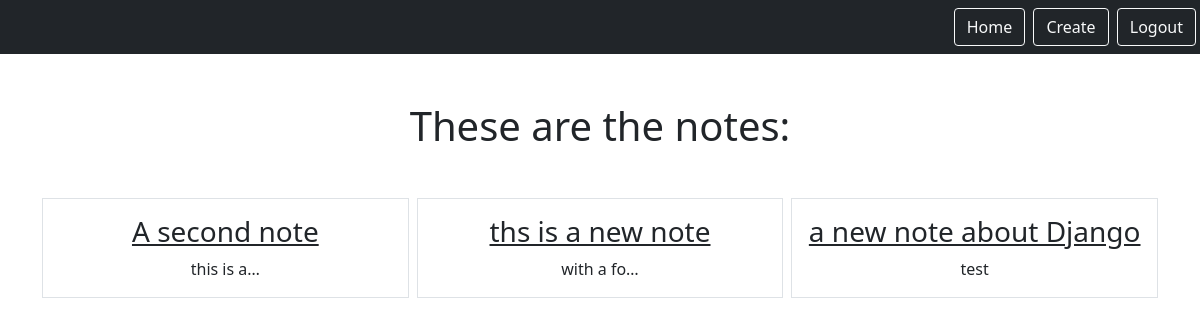
Page /smart/notes (signed in) on the committed database.
### notes/models.py (models this page shows)
class Notes(models.Model):
    title = models.CharField(max_length=200)
    text = models.TextField()
    created = models.DateTimeField(auto_now_add=True)
    user = models.ForeignKey(User, on_delete=models.CASCADE, related_name ="notes")

### notes/views.py (the view)
# urls.py: path('notes', views.NotesListView.as_view(), name="notes.list"),
class NotesListView(LoginRequiredMixin,ListView):
    model = Notes
    context_object_name = "notes"
    template_name = "notes/notes_list.html"
    login_url = "/admin"
    def get_queryset(self):
        return self.request.user.notes.all()

### notes/templates/notes/notes_list.html
{% extends "base.html" %}
{% block content %}
{%load static%}
    <h1 class="my-5">These are the notes:</h1>
        <div class="row row-cols3 g-2">
            {%for note in notes%}
            <div class="col">
                <div class="p-3 border">
                   <a href="{% url 'notes.detail' pk=note.id %}" class="text-dark text-decoration-non">
                    <h3>{{note.title}}</h3></a>
                    {{note.text |truncatechars:10}}
                </div>
            </div>
            {%endfor%}
        </div>
{% endblock %}

### rows in the picture
Notes: title "A second note", text "this is a…"
Notes: title "ths is a new note", text "with a fo…"
Notes: title "a new note about Django", text "test"
